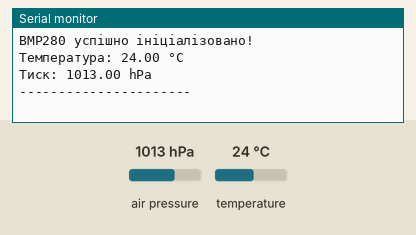
Recording of a sketch running on a simulated Arduino Uno, built with avr-gcc and run on an emulated ATmega328P. Parts: the last lines printed to the serial monitor. The inputs (shaded band) are chosen by the test bench; at power-on: air pressure 1013 hPa, temperature 24 °C.

Above: at 2.2 s.
2.3 s: air pressure set to 952 hPa
At 3.6 s:
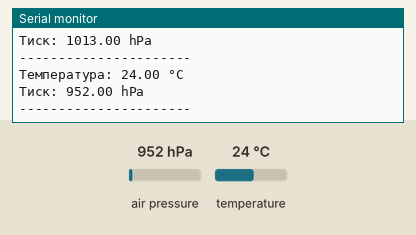
5.0 s: temperature set to 12 °C
At 6.5 s:
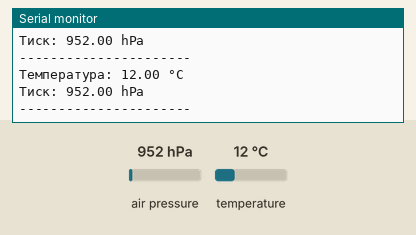
7.7 s: air pressure set to 975 hPa
At 9.8 s:
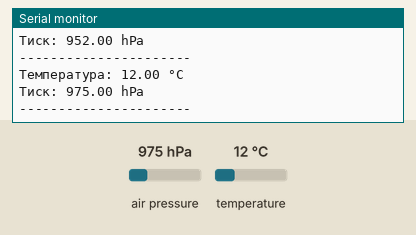
Timing chart, 0 to 11.3 s (numbered marks = the images above; inputs shaded):
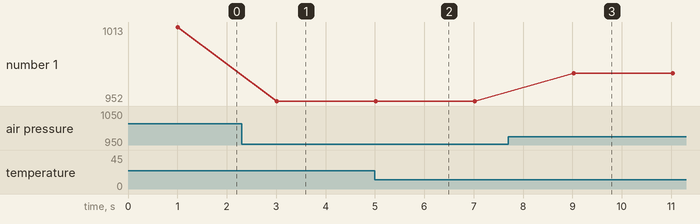

Measured:
- after the input at 2.3 s, the serial monitor: prints a new line after 0.71 s (image 1)
- after the input at 5.0 s, the serial monitor: prints a new line at once (image 2)
- after the input at 7.7 s, the serial monitor: prints a new line after 1.3 s (image 3)
- plotted number 1: 1013 → 952 after the input at 2.3 s, 952 → 975 after the input at 7.7 s

The sketch:

BMP.ino
```cpp
#include <Wire.h>
#include <Adafruit_Sensor.h>
#include <Adafruit_BMP280.h>

// Адреса BMP280 (залежить від SDO):
// 0x76 (SDO -> GND) або 0x77 (SDO -> 3.3V)
#define BMP280_ADDRESS 0x76

Adafruit_BMP280 bmp;

void setup() {
  Serial.begin(115200);
  delay(1000);

  if (!bmp.begin(BMP280_ADDRESS)) {
    Serial.println("Не знайдено BMP280! Перевірте підключення.");
    while (1);
  }

  // Налаштування датчика
  bmp.setSampling(
    Adafruit_BMP280::MODE_NORMAL,     // нормальний режим
    Adafruit_BMP280::SAMPLING_X2,     // oversampling температури
    Adafruit_BMP280::SAMPLING_X16,    // oversampling тиску
    Adafruit_BMP280::FILTER_X16,      // фільтрація
    Adafruit_BMP280::STANDBY_MS_500   // час очікування
  );

  Serial.println("BMP280 успішно ініціалізовано!");
}

void loop() {
  float temperature = bmp.readTemperature();   // °C
  float pressure = bmp.readPressure() / 100.0; // Гектопаскалі (hPa)

  Serial.print("Температура: ");
  Serial.print(temperature);
  Serial.println(" °C");

  Serial.print("Тиск: ");
  Serial.print(pressure);
  Serial.println(" hPa");

  Serial.println("----------------------");
  delay(2000); // зчитування кожні 2 секунди
}
```
